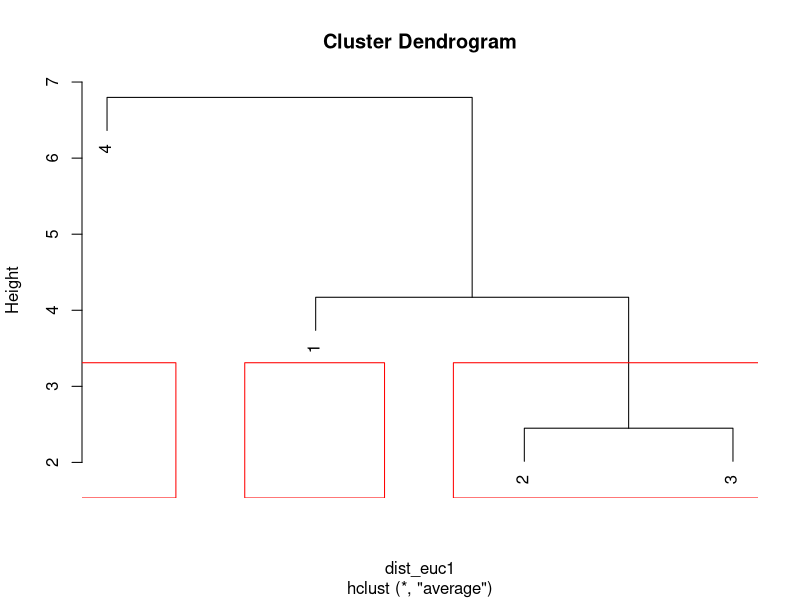

This figure's R source:
setwd("C:\\Users\\jyoti\\OneDrive\\Documents\\PGPBABI\\Data Mining")
data = read.csv("2.csv")
str(data)
data
datascale = data[,-c(1)]

View(datascale)
dist_euc1 = dist(data, method = "euclidean")
dist_euc1

clus2 <- hclust(dist_euc1, method = "average")
clus2
plot(clus2)
rect.hclust(clus2, k=3, border="red")

kc3 = kmeans(x=datascale, centers = 3)
kc3$cluster

data$kc3 <- kc3$cluster

write.csv(data, "clusterdata.csv")
